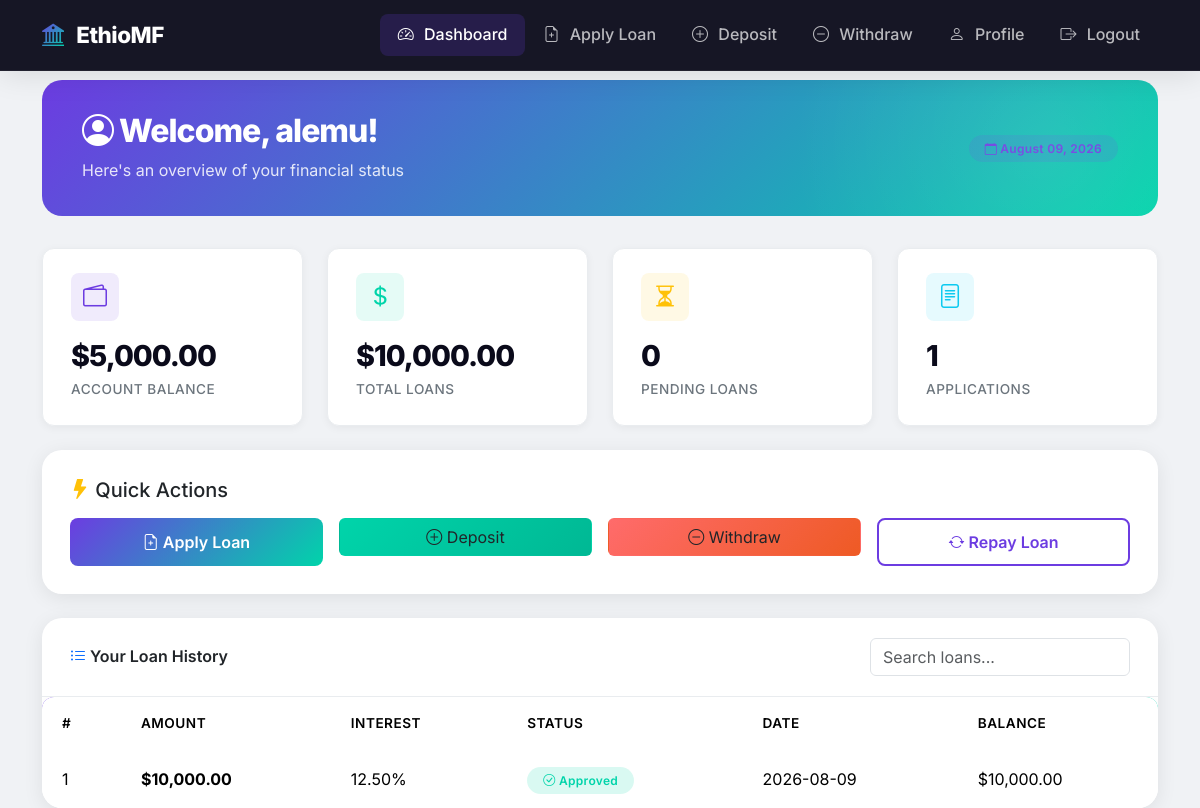
/modules/loans/dashboard.php (signed in), run on the app's committed database.
### tables this page shows
CREATE TABLE users (
    id INT AUTO_INCREMENT PRIMARY KEY,
    username VARCHAR(50) UNIQUE,
    password VARCHAR(255),
    email VARCHAR(100),
    role VARCHAR(20) DEFAULT 'customer',
    account_balance DECIMAL(10,2) DEFAULT 0.00,
    created_at TIMESTAMP DEFAULT CURRENT_TIMESTAMP,
    last_login TIMESTAMP NULL,
    is_active BOOLEAN DEFAULT TRUE
);

CREATE TABLE loans (
    id INT AUTO_INCREMENT PRIMARY KEY,
    user_id INT,
    amount DECIMAL(10,2),
    interest_rate DECIMAL(5,2) DEFAULT 12.5,
    status VARCHAR(20) DEFAULT 'pending',
    application_date DATE,
    approval_date DATE NULL,
    due_date DATE NULL,
    remaining_balance DECIMAL(10,2),
    reason TEXT,
    approved_by INT NULL,
    FOREIGN KEY (user_id) REFERENCES users(id) ON DELETE CASCADE
);

### modules/loans/dashboard.php (the view, shortened to what this page needs)
<?php
include_once '../../config/database.php';
$user_id = $_SESSION['user_id'];
$username = $_SESSION['username'];
$user_query = "SELECT * FROM users WHERE id = $user_id";
$user_result = mysqli_query($conn, $user_query);
$user = mysqli_fetch_assoc($user_result);
$loans_query = "SELECT * FROM loans WHERE user_id = $user_id";
$loans = mysqli_query($conn, $loans_query);
$total_loans = mysqli_num_rows($loans);
$total_balance = $user['account_balance'] ?? 0;
$total_loan_amount = 0;
$pending_loans = 0;
while($loan = mysqli_fetch_assoc($loans)) {
    $total_loan_amount += $loan['amount'];
}
?>
<!DOCTYPE html>
<html lang="en">
<head>
    <link href="https://cdn.jsdelivr.net/npm/bootstrap@5.3.2/dist/css/bootstrap.min.css" rel="stylesheet">
    <link rel="stylesheet" href="../../assets/css/style.css">
</head>
<body>
    <nav class="navbar navbar-expand-lg navbar-modern fixed-top">
        <div class="container">
            <a class="navbar-brand" href="dashboard.php">
                <i class="bi bi-bank2"></i> EthioMF
            </a>
            <div class="collapse navbar-collapse" id="navbarNav">
                <ul class="navbar-nav ms-auto">
                    <li class="nav-item">
                        <a class="nav-link active" href="dashboard.php">
                            <i class="bi bi-speedometer2"></i> Dashboard
                        </a>
                    </li>
                    <li class="nav-item">
                        <a class="nav-link" href="apply.php">
                            <i class="bi bi-file-earmark-plus"></i> Apply Loan
                        </a>
                    </li>
                    <li class="nav-item">
                        <a class="nav-link" href="../accounts/deposit.php">
                            <i class="bi bi-plus-circle"></i> Deposit
                        </a>
                    </li>
                    <li class="nav-item">
                        <a class="nav-link" href="../accounts/withdraw.php">
                            <i class="bi bi-dash-circle"></i> Withdraw
                        </a>
                    </li>
                    <li class="nav-item">
                        <a class="nav-link" href="../users/profile.php">
                            <i class="bi bi-person"></i> Profile
                        </a>
                    </li>
                    <li class="nav-item">
                        <a class="nav-link" href="../../index.php">
                            <i class="bi bi-box-arrow-right"></i> Logout
                        </a>
                    </li>
                </ul>
            </div>
        </div>
    </nav>
    <div class="dashboard-wrapper">
        <div class="container">
            <div class="dashboard-header fade-in-up">
                <div class="row align-items-center">
                    <div class="col-md-7">
                        <h1><i class="bi bi-person-circle"></i> Welcome, <?php echo $username; ?>!</h1>
                        <p class="mb-0">Here's an overview of your financial status</p>
                    </div>
                    <div class="col-md-5 text-md-end">
                        <span class="badge-modern primary">
                            <i class="bi bi-calendar"></i> <?php echo date('F d, Y'); ?>
                        </span>
                    </div>
                </div>
            </div>
            <div class="row g-4 mb-4">
                <div class="col-md-3 fade-in-up" style="animation-delay: 0.1s;">
                    <div class="stat-card">
                        <div class="stat-icon primary">
                            <i class="bi bi-wallet2"></i>
                        </div>
                        <div class="stat-number">$<?php echo number_format($total_balance, 2); ?></div>
                        <div class="stat-label">Account Balance</div>
                    </div>
                </div>
                <div class="col-md-3 fade-in-up" style="animation-delay: 0.2s;">
                    <div class="stat-card">
                        <div class="stat-icon success">
                            <i class="bi bi-currency-dollar"></i>
                        </div>
                        <div class="stat-number">$<?php echo number_format($total_loan_amount, 2); ?></div>
                        <div class="stat-label">Total Loans</div>
                    </div>
                </div>
                <div class="col-md-3 fade-in-up" style="animation-delay: 0.3s;">
                    <div class="stat-card">
                        <div class="stat-icon warning">
                            <i class="bi bi-hourglass-split"></i>
                        </div>
                        <div class="stat-number"><?php echo $pending_loans; ?></div>
                        <div class="stat-label">Pending Loans</div>
                    </div>
                </div>
                <div class="col-md-3 fade-in-up" style="animation-delay: 0.4s;">
                    <div class="stat-card">
                        <div class="stat-icon info">
                            <i class="bi bi-file-text"></i>
                        </div>
                        <div class="stat-number"><?php echo $total_loans; ?></div>
                        <div class="stat-label">Applications</div>
                    </div>
                </div>
            </div>
            <div class="card-modern mb-4 fade-in-up" style="animation-delay: 0.5s;">
                <div class="card-body">
                    <h5 class="fw-700 mb-3"><i class="bi bi-lightning-fill text-warning"></i> Quick Actions</h5>
                    <div class="row g-3">
                        <div class="col-md-3">
                            <a href="apply.php" class="btn btn-gradient w-100">
                                <i class="bi bi-file-earmark-plus"></i> Apply Loan
                            </a>
                        </div>
                        <div class="col-md-3">
                            <a href="../accounts/deposit.php" class="btn btn-gradient-success w-100" style="background: linear-gradient(135deg, #00D4AA 0%, #00B894 100%);">
                                <i class="bi bi-plus-circle"></i> Deposit
                            </a>
                        </div>
                        <div class="col-md-3">
                            <a href="../accounts/withdraw.php" class="btn btn-gradient-danger w-100" style="background: linear-gradient(135deg, #FF6B6B 0%, #EE5A24 100%);">
                                <i class="bi bi-dash-circle"></i> Withdraw
                            </a>
                        </div>
                        <div class="col-md-3">
                            <a href="repay.php" class="btn btn-outline-gradient w-100">
                                <i class="bi bi-arrow-repeat"></i> Repay Loan
                            </a>
                        </div>
                    </div>
                </div>
            </div>
            <div class="card-modern fade-in-up" style="animation-delay: 0.6s;">
                <div class="card-header d-flex justify-content-between align-items-center flex-wrap gap-2">
                    <span><i class="bi bi-list-ul text-primary"></i> Your Loan History</span>
                    <input type="text" class="form-control search-input w-auto" placeholder="Search loans..." style="min-width: 200px;">
                </div>
                <div class="card-body p-0">
                    <div class="table-responsive">
                        <table class="table table-modern mb-0">
                            <thead>
                                <tr>
                                    <th>#</th>
                                    <th>Amount</th>
                                    <th>Interest</th>
                                    <th>Status</th>
                                    <th>Date</th>
                                    <th>Balance</th>
                                </tr>
                            </thead>
                            <tbody>
                                <?php
                                $counter = 1;
                                mysqli_data_seek($loans, 0);
                                while($loan = mysqli_fetch_assoc($loans)):
                                ?>
                                <tr>
                                    <td><?php echo $counter++; ?></td>
                                    <td><strong>$<?php echo number_format($loan['amount'], 2); ?></strong></td>
                                    <td><?php echo $loan['interest_rate']; ?>%</td>
                                    <td>
                                        <?php if($loan['status'] == 'approved'): ?>
                                            <span class="badge-modern success">
                                                <i class="bi bi-check-circle"></i> Approved
                                            </span>
                                        <?php elseif($loan['status'] == 'pending'): ?>
                                            <span class="badge-modern warning">
                                                <i class="bi bi-clock"></i> Pending
                                            </span>
                                        <?php else: ?>
                                            <span class="badge-modern danger">
                                                <i class="bi bi-x-circle"></i> Rejected
                                            </span>
                                        <?php endif; ?>
                                    </td>
                                    <td><?php echo $loan['application_date']; ?></td>
                                    <td>$<?php echo number_format($loan['remaining_balance'], 2); ?></td>
                                </tr>
                                <?php endwhile; ?>
                            </tbody>
                        </table>
                    </div>
                </div>
            </div>
        </div>
    </div>
</body>
</html>

### data on the page
users: account_balance "5,000.00"
loans: amount "10,000.00", interest_rate "12.50", status "approved" (drawn), application_date "2026-08-09", remaining_balance "10,000.00"

### other printed values
$username "alemu"
$total_loan_amount "10,000.00"
$pending_loans "0"
$total_loans "1"
